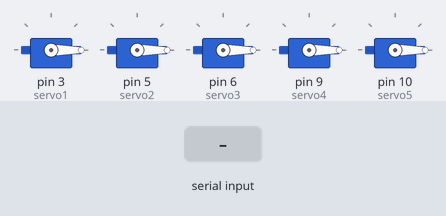
This sketch was run on a simulated Arduino Uno, built with avr-gcc and run on an emulated ATmega328P. Parts: 5 × servo. Inputs (shaded band) come from the test bench.

Above: at 1.2 s.
1.3 s: "1" received over the second serial link
At 2.0 s:
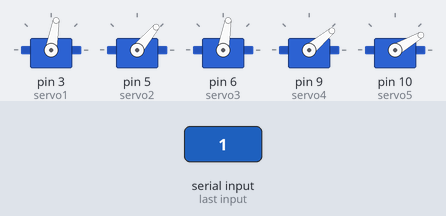
2.8 s: "2" received over the second serial link
At 3.2 s:
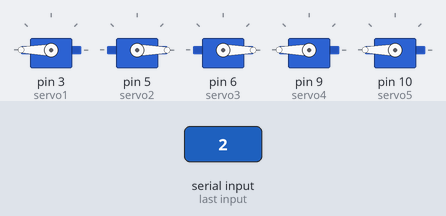
4.3 s: "3" received over the second serial link
At 5.5 s:
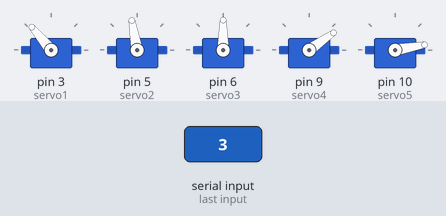
5.8 s: "4" received over the second serial link
At 6.7 s:
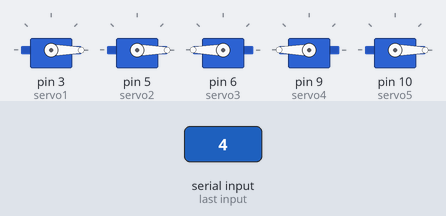
7.3 s: "5" received over the second serial link
At 7.9 s:
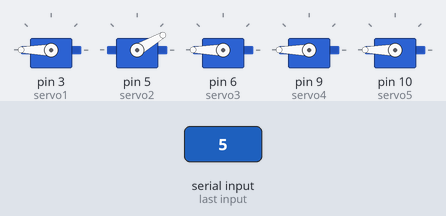
8.8 s: "6" received over the second serial link
At 10.2 s:
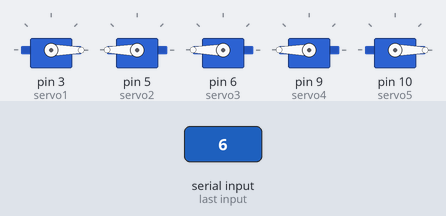
Timing chart, 0 to 11.3 s (numbered marks = the images above; inputs shaded):
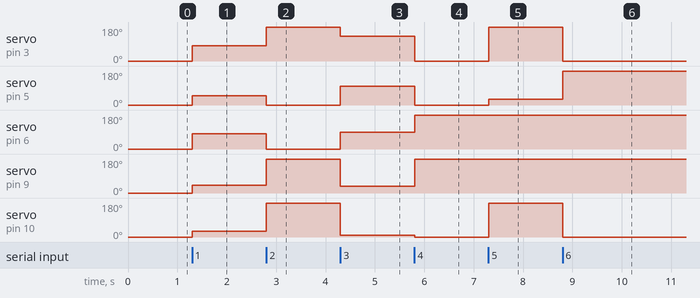

Measured:
- after the input at 1.3 s, servo on pin 3 (servo1), servo on pin 6 (servo3): 0° → 80° at once; servo on pin 5 (servo2): 0° → 50° at once; servo on pin 9 (servo4): 0° → 40° at once; servo on pin 10 (servo5): 0° → 30° at once
- after the input at 2.8 s, servo on pin 3 (servo1): 80° → 180° at once; servo on pin 5 (servo2): 50° → 0° at once; servo on pin 6 (servo3): 80° → 0° at once; servo on pin 9 (servo4): 40° → 180° at once; servo on pin 10 (servo5): 30° → 180° at once
- after the input at 4.3 s, servo on pin 3 (servo1): 180° → 130° at once; servo on pin 5 (servo2): 0° → 100° at once; servo on pin 6 (servo3): 0° → 90° at once; servo on pin 9 (servo4): 180° → 35° at once; servo on pin 10 (servo5): 180° → 10° at once
- after the input at 5.8 s, servo on pin 3 (servo1): 130° → 0° at once; servo on pin 5 (servo2): 100° → 0° at once; servo on pin 6 (servo3): 90° → 180° at once; servo on pin 9 (servo4): 35° → 180° at once; servo on pin 10 (servo5): 10° → 0° at once
- after the input at 7.3 s, servo on pin 3 (servo1), servo on pin 10 (servo5): 0° → 180° at once; servo on pin 5 (servo2): 0° → 30° at once
- after the input at 8.8 s, servo on pin 3 (servo1), servo on pin 10 (servo5): 180° → 0° at once; servo on pin 5 (servo2): 30° → 180° at once

The sketch:

ML_SERVO.ino
```cpp
#include <SoftwareSerial.h> // add library for serial Bluetooth
#include <Servo.h>

// Choose bluetooth pins

int bthTx = 0; //transmisor
int bthRx = 1; //receptor
char result;
SoftwareSerial bluetooth(bthTx, bthRx); //definimos los pines de recepción y de transmisión

// create servo object to control a servo
Servo servo1;
Servo servo2;
Servo servo3;
Servo servo4;
Servo servo5;

void setup() {
  bluetooth.begin(9600);
  Serial.begin(9600);
  servo1.attach(3);
  servo2.attach(5);
  servo3.attach(6);
  servo4.attach(9);
  servo5.attach(10);

         servo1.write(0);
         servo2.write(0);
         servo3.write(0);
         servo4.write(0);
         servo5.write(0);

}

void loop() {
  // put your main code here, to run repeatedly:
 while (bluetooth.available() > 0){
    result = bluetooth.read();
    switch (result){
      case '0':
         servo1.write(0);
         servo2.write(0);
         servo3.write(0);
         servo4.write(0);
         servo5.write(0);
        break;
      case '1':
         servo1.write(80);
         servo2.write(50);
         servo3.write(80);
         servo4.write(40);
         servo5.write(30);
        break;
      case '2':
         servo1.write(180);
         servo2.write(0);
         servo3.write(0);
         servo4.write(180);
         servo5.write(180);
        break;
      case '3':
         servo1.write(130);
         servo2.write(100);
         servo3.write(90);
         servo4.write(35);
         servo5.write(10);
        break;
      case '4':
         servo1.write(0);
         servo2.write(0);
         servo3.write(180);
         servo4.write(180);
         servo5.write(0);
        break;
      case '5':
         servo1.write(180);
         servo2.write(30);
         servo3.write(180);
         servo4.write(180);
         servo5.write(180);

        break;
      case '6':
         servo1.write(0);
         servo2.write(180);
         servo3.write(180);
         servo4.write(180);
         servo5.write(0);


        break;


    }
 }
 delay(100);
}
```
